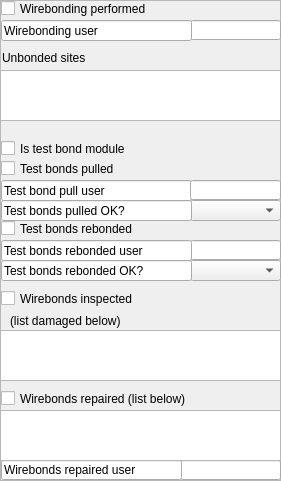
  <widget class="QFrame" name="frame">
   <property name="geometry">
    <rect>
     <x>310</x>
     <y>220</y>
     <width>281</width>
     <height>481</height>
    </rect>
   </property>
   <property name="frameShape">
    <enum>QFrame::StyledPanel</enum>
   </property>
   <property name="frameShadow">
    <enum>QFrame::Plain</enum>
   </property>
   <widget class="QPlainTextEdit" name="pteWirebondsDamaged">
    <property name="geometry">
     <rect>
      <x>0</x>
      <y>330</y>
      <width>281</width>
      <height>51</height>
     </rect>
    </property>
   </widget>
   <widget class="QComboBox" name="cbTestBondsPulledOK">
    <property name="geometry">
     <rect>
      <x>190</x>
      <y>200</y>
      <width>91</width>
      <height>21</height>
     </rect>
    </property>
    <property name="currentIndex">
     <number>-1</number>
    </property>
    <item>
     <property name="text">
      <string>yes</string>
     </property>
    </item>
    <item>
     <property name="text">
      <string>no</string>
     </property>
    </item>
   </widget>
   <widget class="QLineEdit" name="leWirebondsRepairedUser">
    <property name="geometry">
     <rect>
      <x>180</x>
      <y>460</y>
      <width>101</width>
      <height>20</height>
     </rect>
    </property>
    <property name="text">
     <string/>
    </property>
    <property name="readOnly">
     <bool>true</bool>
    </property>
   </widget>
   <widget class="QLineEdit" name="lineEdit_32">
    <property name="geometry">
     <rect>
      <x>1</x>
      <y>180</y>
      <width>191</width>
      <height>21</height>
     </rect>
    </property>
    <property name="text">
     <string>Test bond pull user</string>
    </property>
    <property name="readOnly">
     <bool>true</bool>
    </property>
   </widget>
   <widget class="QCheckBox" name="ckTestBonds">
    <property name="geometry">
     <rect>
      <x>1</x>
      <y>140</y>
      <width>161</width>
      <height>17</height>
     </rect>
    </property>
    <property name="text">
     <string>Is test bond module</string>
    </property>
   </widget>
   <widget class="QComboBox" name="cbTestBondsRebondedOK">
    <property name="geometry">
     <rect>
      <x>190</x>
      <y>260</y>
      <width>91</width>
      <height>21</height>
     </rect>
    </property>
    <property name="currentIndex">
     <number>-1</number>
    </property>
    <item>
     <property name="text">
      <string>yes</string>
     </property>
    </item>
    <item>
     <property name="text">
      <string>no</string>
     </property>
    </item>
   </widget>
   <widget class="QLineEdit" name="leTestBondsPulledUser">
    <property name="geometry">
     <rect>
      <x>190</x>
      <y>180</y>
      <width>91</width>
      <height>20</height>
     </rect>
    </property>
    <property name="text">
     <string/>
    </property>
    <property name="readOnly">
     <bool>true</bool>
    </property>
   </widget>
   <widget class="QCheckBox" name="ckWirebondsInspected">
    <property name="geometry">
     <rect>
      <x>1</x>
      <y>290</y>
      <width>241</width>
      <height>17</height>
     </rect>
    </property>
    <property name="text">
     <string>Wirebonds inspected</string>
    </property>
   </widget>
   <widget class="QCheckBox" name="ckWirebondsRepaired">
    <property name="geometry">
     <rect>
      <x>1</x>
      <y>390</y>
      <width>241</width>
      <height>17</height>
     </rect>
    </property>
    <property name="text">
     <string>Wirebonds repaired (list below)</string>
    </property>
   </widget>
   <widget class="QLineEdit" name="leTestBondsRebondedUser">
    <property name="geometry">
     <rect>
      <x>190</x>
      <y>240</y>
      <width>91</width>
      <height>20</height>
     </rect>
    </property>
    <property name="text">
     <string/>
    </property>
    <property name="readOnly">
     <bool>true</bool>
    </property>
   </widget>
   <widget class="QLineEdit" name="leWirebondingUser">
    <property name="geometry">
     <rect>
      <x>190</x>
      <y>20</y>
      <width>91</width>
      <height>20</height>
     </rect>
    </property>
    <property name="text">
     <string/>
    </property>
    <property name="readOnly">
     <bool>true</bool>
    </property>
   </widget>
   <widget class="QLineEdit" name="lineEdit_31">
    <property name="geometry">
     <rect>
      <x>1</x>
      <y>20</y>
      <width>191</width>
      <height>21</height>
     </rect>
    </property>
    <property name="text">
     <string>Wirebonding user</string>
    </property>
    <property name="readOnly">
     <bool>true</bool>
    </property>
   </widget>
   <widget class="QLabel" name="label_3">
    <property name="geometry">
     <rect>
      <x>2</x>
      <y>50</y>
      <width>111</width>
      <height>16</height>
     </rect>
    </property>
    <property name="text">
     <string>Unbonded sites</string>
    </property>
   </widget>
   <widget class="QCheckBox" name="ckWirebonding">
    <property name="geometry">
     <rect>
      <x>1</x>
      <y>0</y>
      <width>201</width>
      <height>17</height>
     </rect>
    </property>
    <property name="text">
     <string>Wirebonding performed</string>
    </property>
   </widget>
   <widget class="QCheckBox" name="ckTestBondsRebonded">
    <property name="geometry">
     <rect>
      <x>1</x>
      <y>220</y>
      <width>181</width>
      <height>17</height>
     </rect>
    </property>
    <property name="text">
     <string>Test bonds rebonded</string>
    </property>
   </widget>
   <widget class="QLineEdit" name="lineEdit_35">
    <property name="geometry">
     <rect>
      <x>1</x>
      <y>200</y>
      <width>191</width>
      <height>21</height>
     </rect>
    </property>
    <property name="text">
     <string>Test bonds pulled OK?</string>
    </property>
    <property name="readOnly">
     <bool>true</bool>
    </property>
   </widget>
   <widget class="QLineEdit" name="lineEdit_36">
    <property name="geometry">
     <rect>
      <x>1</x>
      <y>460</y>
      <width>181</width>
      <height>20</height>
     </rect>
    </property>
    <property name="text">
     <string>Wirebonds repaired user</string>
    </property>
    <property name="readOnly">
     <bool>true</bool>
    </property>
   </widget>
   <widget class="QPlainTextEdit" name="pteUnbondedSites">
    <property name="geometry">
     <rect>
      <x>0</x>
      <y>70</y>
      <width>281</width>
      <height>51</height>
     </rect>
    </property>
   </widget>
   <widget class="QPlainTextEdit" name="pteWirebondsRepairedList">
    <property name="geometry">
     <rect>
      <x>0</x>
      <y>410</y>
      <width>281</width>
      <height>51</height>
     </rect>
    </property>
   </widget>
   <widget class="QCheckBox" name="ckTestBondsPulled">
    <property name="geometry">
     <rect>
      <x>1</x>
      <y>160</y>
      <width>161</width>
      <height>17</height>
     </rect>
    </property>
    <property name="text">
     <string>Test bonds pulled</string>
    </property>
   </widget>
   <widget class="QLineEdit" name="lineEdit_34">
    <property name="geometry">
     <rect>
      <x>1</x>
      <y>260</y>
      <width>191</width>
      <height>21</height>
     </rect>
    </property>
    <property name="text">
     <string>Test bonds rebonded OK?</string>
    </property>
    <property name="readOnly">
     <bool>true</bool>
    </property>
   </widget>
   <widget class="QLineEdit" name="lineEdit_33">
    <property name="geometry">
     <rect>
      <x>1</x>
      <y>240</y>
      <width>191</width>
      <height>21</height>
     </rect>
    </property>
    <property name="text">
     <string>Test bonds rebonded user</string>
    </property>
    <property name="readOnly">
     <bool>true</bool>
    </property>
   </widget>
   <widget class="QLabel" name="label_7">
    <property name="geometry">
     <rect>
      <x>10</x>
      <y>310</y>
      <width>211</width>
      <height>21</height>
     </rect>
    </property>
    <property name="text">
     <string>(list damaged below)</string>
    </property>
   </widget>
  </widget>
